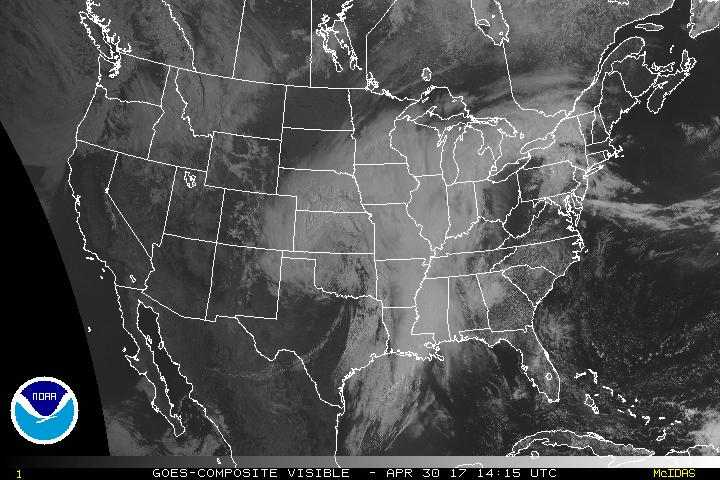
#> input picture images/vis.jpg, 720 x 480 px
$ python falsecolor.py
#> lines starting #> are read from the running program, lines starting #| are printed output that depends on the picture
from io import BytesIO
from PIL import Image


class FalseColor():
    def __init__(self, file_name=None):
        self.image = self.get_image(file_name)
        self.new_pixels = []

    def start(self):
        self.evaluate_image()
        self.create_new()

    def get_image(self, file_name=None):
        infile = 'images/vis.jpg' if file_name is None else file_name
        image_bytes = open(infile, 'rb').read()
        fp = BytesIO(image_bytes)
        return Image.open(fp)
#> returned value is the input picture: PIL image 720x480 RGB; mean R, G, B 80.1, 80.7, 81.2

    # actual rgb, dev, new rgb
    LEVELS = [
        (225, 225, 225, 30, 255, 0, 0),
        (175, 175, 175, 20, 200, 0, 0),
        (145, 145, 145, 10, 255, 255, 0),
        (130, 130, 130, 5, 200, 200, 0),
        (115, 115, 115, 10, 0, 255, 0),
        (102, 102, 102, 3, 0, 200, 0),
    ]

    def evaluate_image(self):
        image_data = self.image.getdata()
        for pixel in image_data:
            found = False
            for level in self.LEVELS:
                if (level[0] - level[3]) <= pixel[0] <= (level[0] + level[3]) and \
                                        (level[1] - level[3]) <= pixel[1] <= (level[1] + level[3]) and \
                                        (level[2] - level[3]) <= pixel[2] <= (level[2] + level[3]):
                    self.new_pixels.append((level[4], level[5], level[6]))
                    found = True
                    break
            if not found:
                self.new_pixels.append((pixel[0], pixel[1], pixel[2]))
#> this loop made 345600 passes
#> pixel on passes 1 to 3: (42, 42, 42), (46, 46, 46), (51, 51, 51)
#> after the loop, self.new_pixels = 345600 items

    def create_new(self):
        new_image = Image.new("RGB", self.image.size)
#> new_image: PIL image 720x480 RGB; every value is 0
        new_image.putdata(self.new_pixels)
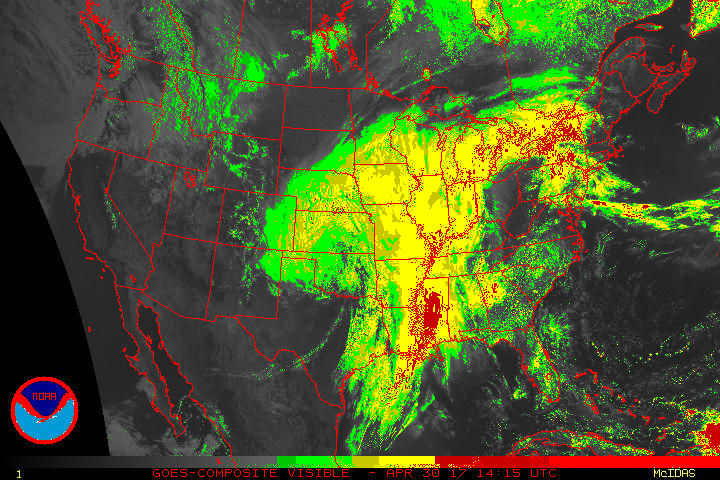
#> new_image: PIL image 720x480 RGB; mean R, G, B 80.1, 89.2, 39.8
        new_image.save('images/new.jpg')


if __name__ == '__main__':
    fc = FalseColor()
    fc.start()
